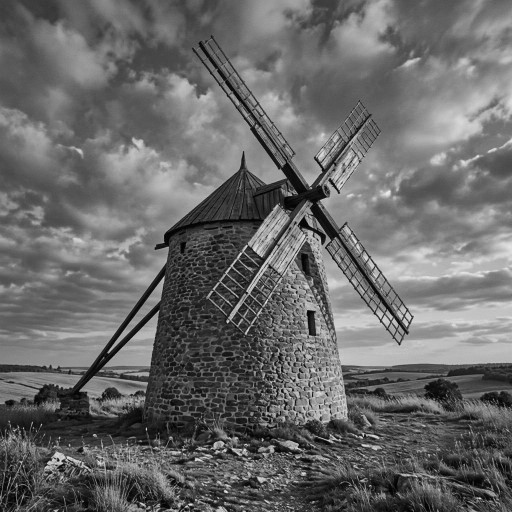
#> input picture Task6/img2.jpeg, 512 x 512 px
$ jupyter execute Task6.ipynb
#> lines starting #> are read from the running program, lines starting #| are printed output that depends on the picture
# Реализовать преобразование Хаара (3 ступени сжатия)

[cell 1]
import numpy as np
import cv2
import matplotlib.pyplot as plt

[cell 2]
def haar_rows(img):
    a = img[:, 0::2]
    b = img[:, 1::2]
    approx = (a + b) / 2
    detail = (a - b) / 2
    return np.concatenate([approx, detail], axis=1)

def haar_2d(img):
    rows = haar_rows(img)
    return haar_rows(rows.T).T

[cell 3]
img = cv2.imread("img2.jpeg", cv2.IMREAD_GRAYSCALE)
#> img is the input picture: shape (512, 512); min 0, max 239, mean 105.2
img = img.astype(np.float64)
plt.axis("off")
plt.imshow(img, cmap="gray")

[cell 4]
lvl1 = haar_2d(img)
lvl2 = lvl1.copy()
lvl2[:256, :256] = haar_2d(lvl1[:256, :256])
lvl3 = lvl2.copy()
lvl3[:128, :128] = haar_2d(lvl2[:128, :128])
#> in haar_rows (call 5), `approx = (a + b) / 2`:
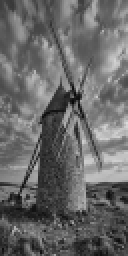
#> approx: shape (128, 64) float64 (shown 2 times larger); min 7.47, max 219.3, mean 105.2
#> in haar_rows (call 5), `detail = (a - b) / 2`:
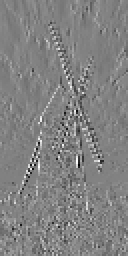
#> detail: shape (128, 64) float64 (shown 2 times larger); min -67.5, max 64.88, mean 0.1; drawn with min black and max white
#> in haar_rows (call 5), `return np.concatenate([approx, detail], axis=1)`:
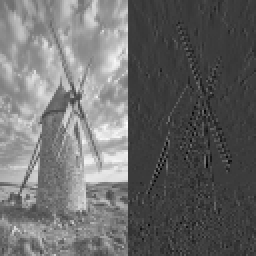
#> returned value: shape (128, 128) float64 (shown 2 times larger); min -67.5, max 219.3, mean 52.7; drawn with min black and max white
#> in haar_2d (call 3), `rows = haar_rows(img)`:
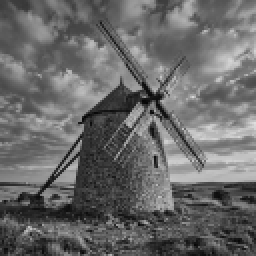
#> img: shape (128, 128) float64 (shown 2 times larger); min 6.06, max 222.8, mean 105.2
#> in haar_rows (call 6), `approx = (a + b) / 2`:
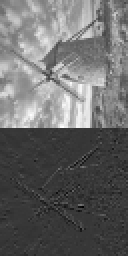
#> approx: shape (128, 64) float64 (shown 2 times larger); min -59.12, max 210.5, mean 52.7; drawn with min black and max white
#> in haar_rows (call 6), `detail = (a - b) / 2`:
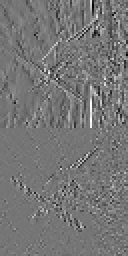
#> detail: shape (128, 64) float64 (shown 2 times larger); min -45.61, max 52.97, mean 0.1; drawn with min black and max white
#> in haar_rows (call 6), `return np.concatenate([approx, detail], axis=1)`:
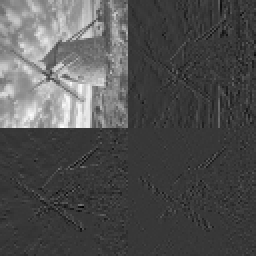
#> returned value: shape (128, 128) float64 (shown 2 times larger); min -59.12, max 210.5, mean 26.4; drawn with min black and max white
#> in haar_2d (call 3), `return haar_rows(rows.T).T`:
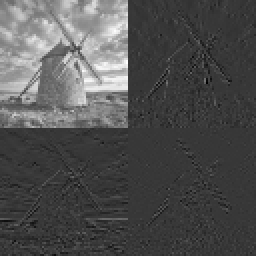
#> returned value: shape (128, 128) float64 (shown 2 times larger); min -59.12, max 210.5, mean 26.4; drawn with min black and max white
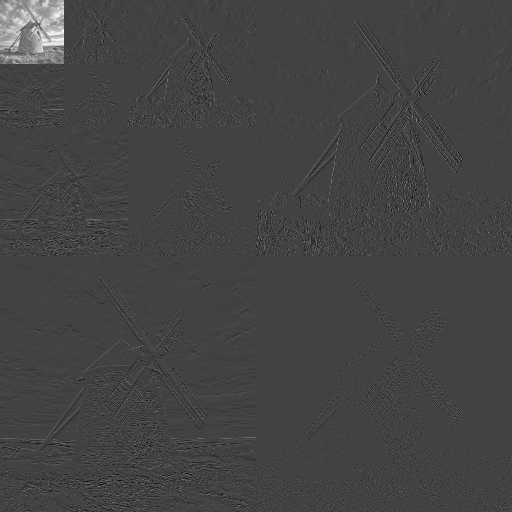
#> lvl3: shape (512, 512) float64; min -74.25, max 210.5, mean 1.7; drawn with min black and max white

[cell 5]
plt.figure(figsize=(14, 4))
plt.subplot(131), plt.imshow(lvl1, cmap="gray"), plt.title("1"), plt.axis("off")
plt.subplot(132), plt.imshow(lvl2, cmap="gray"), plt.title("2"), plt.axis("off")
plt.subplot(133), plt.imshow(lvl3, cmap="gray"), plt.title("3"), plt.axis("off")
plt.show()

[cell 6]
plt.figure(figsize=(14, 4))
plt.subplot(131), plt.imshow(lvl1[:256, :256], cmap="gray", vmin=0, vmax=255), plt.title("1"), plt.axis("off")
plt.subplot(132), plt.imshow(lvl2[:128, :128], cmap="gray", vmin=0, vmax=255), plt.title("2"), plt.axis("off")
plt.subplot(133), plt.imshow(lvl3[:64, :64], cmap="gray", vmin=0, vmax=255), plt.title("3"), plt.axis("off")
plt.show()
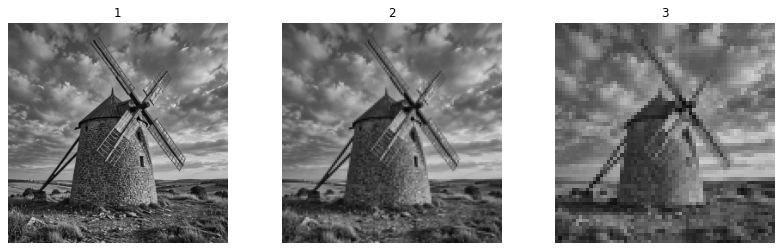
#> figure drawn by matplotlib, 3 panels
